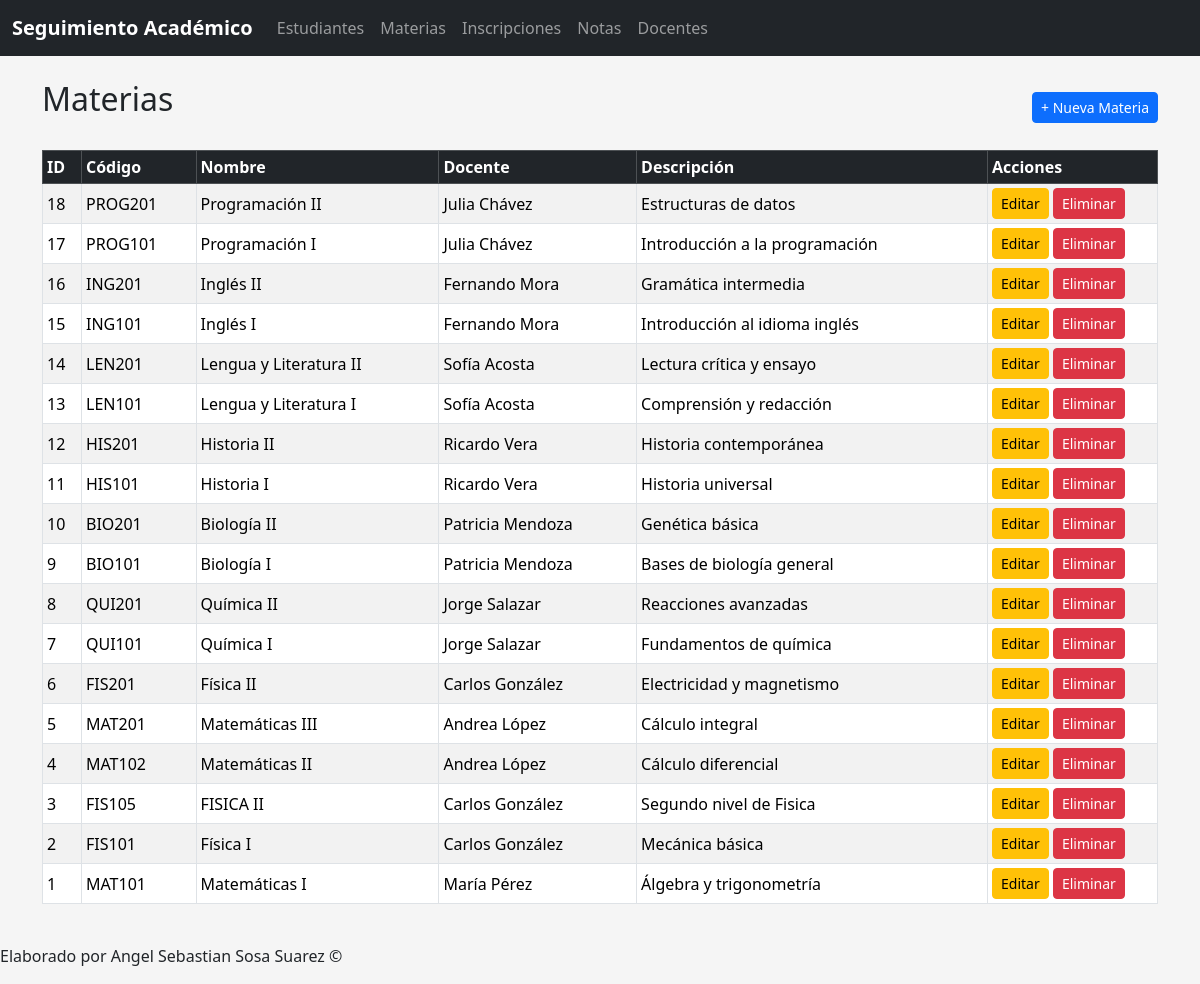
Page /Aplicacion/public/index.php?url=materias on the committed database.
### tables this page shows
CREATE TABLE `materias` (
  `id` int(11) NOT NULL,
  `codigo` varchar(20) NOT NULL,
  `nombre` varchar(150) NOT NULL,
  `descripcion` text DEFAULT NULL,
  `docente_id` int(11) DEFAULT NULL,
  `created_at` timestamp NOT NULL DEFAULT current_timestamp(),
  `updated_at` timestamp NOT NULL DEFAULT current_timestamp() ON UPDATE current_timestamp()
);

CREATE TABLE `docentes` (
  `id` int(11) NOT NULL,
  `nombre` varchar(100) NOT NULL,
  `apellido` varchar(100) NOT NULL,
  `email` varchar(100) DEFAULT NULL,
  `telefono` varchar(20) DEFAULT NULL,
  `created_at` timestamp NOT NULL DEFAULT current_timestamp(),
  `updated_at` timestamp NOT NULL DEFAULT current_timestamp() ON UPDATE current_timestamp()
);

### Aplicacion/controllers/MateriaController.php (called while the page is built, shortened)
<?php
require_once __DIR__ . "/../models/MateriaModel.php";
class MateriaController {
    public function index($params = []) {
        $modelo = new MateriaModel();
        $materias = $modelo->getAll();
        require __DIR__ . "/../views/materias/index.php";
    }
}

### Aplicacion/public/index.php (called while the page is built, shortened)
<?php
require_once "../config/conexion.php";
require_once "../controllers/MateriaController.php";
$url = isset($_GET['url']) ? $_GET['url'] : "";
$partes = explode("/", $url);
$metodo         = isset($partes[1]) ? $partes[1] : "index";
$params = array_merge($_GET, $_POST);
$controladorObj = new $nombreControlador();
$controladorObj->$metodo($params);

### Aplicacion/config/conexion.php (called while the page is built)
<?php
class Conexion {
    public static function conectar() {
        $host = "localhost";
        $db   = "seguimiento_academico";
        $user = "root";
        $pass = "";
        $charset = "utf8mb4";
        $dsn = "mysql:host=$host;dbname=$db;charset=$charset";
        try {
            $pdo = new PDO($dsn, $user, $pass);
            $pdo->setAttribute(PDO::ATTR_ERRMODE, PDO::ERRMODE_EXCEPTION);
            return $pdo;
        } catch (PDOException $e) {
            die("Error de conexión: " . $e->getMessage());
        }
    }
}

### Aplicacion/models/MateriaModel.php (called while the page is built, shortened)
<?php
require_once dirname(__DIR__) . "/config/conexion.php";
class MateriaModel {
    private $db;
    public function __construct() {
        $this->db = Conexion::conectar();
    }
    public function getAll() {
        $sql = "SELECT m.*, d.nombre AS docente_nombre, d.apellido AS docente_apellido
                FROM materias m
                LEFT JOIN docentes d ON m.docente_id = d.id
                ORDER BY m.id DESC";
        return $this->db->query($sql)->fetchAll(PDO::FETCH_ASSOC);
    }
}

### Aplicacion/views/materias/index.php (the view)
<?php include_once __DIR__ . "/../layouts/header.php"; ?>
<div class="d-flex justify-content-between align-items-center mb-3">
    <h2>Materias</h2>
    <a href="<?= $baseUrl ?>?url=materias/crear" class="btn btn-primary btn-sm">
        + Nueva Materia
    </a>
</div>
<table class="table table-striped table-bordered table-sm align-middle">
    <thead class="table-dark">
        <tr>
            <th>ID</th>
            <th>Código</th>
            <th>Nombre</th>
            <th>Docente</th>
            <th>Descripción</th>
            <th style="width: 170px;">Acciones</th>
        </tr>
    </thead>
    <tbody>
        <?php if (!empty($materias)): ?>
            <?php foreach ($materias as $m): ?>
                <tr>
                    <td><?= htmlspecialchars($m['id']) ?></td>
                    <td><?= htmlspecialchars($m['codigo']) ?></td>
                    <td><?= htmlspecialchars($m['nombre']) ?></td>
                    <td>
                        <?= htmlspecialchars(($m['docente_nombre'] ?? '') . ' ' . ($m['docente_apellido'] ?? '')) ?>
                    </td>
                    <td><?= htmlspecialchars($m['descripcion'] ?? '') ?></td>
                    <td>
                        <a href="<?= $baseUrl ?>?url=materias/editar/<?= $m['id'] ?>"
                           class="btn btn-warning btn-sm">
                            Editar
                        </a>
                        <a href="<?= $baseUrl ?>?url=materias/eliminar/<?= $m['id'] ?>"
                           class="btn btn-danger btn-sm"
                           onclick="return confirm('¿Seguro que deseas eliminar esta materia?');">
                            Eliminar
                        </a>
                    </td>
                </tr>
            <?php endforeach; ?>
        <?php else: ?>
            <tr>
                <td colspan="6" class="text-center">No hay materias registradas</td>
            </tr>
        <?php endif; ?>
    </tbody>
</table>
<?php include_once __DIR__ . "/../layouts/footer.php"; ?>

### Aplicacion/views/layouts/header.php (style rules this page uses)
body { background-color: #f5f5f5; }
h2 { margin-bottom: 1rem; }

### rows in the picture
materias: id "18", codigo "PROG201", nombre "Programación II", docente.apellido "Julia Chávez", descripcion "Estructuras de datos"
materias: id "17", codigo "PROG101", nombre "Programación I", docente.apellido "Julia Chávez", descripcion "Introducción a la programación"
materias: id "16", codigo "ING201", nombre "Inglés II", docente.apellido "Fernando Mora", descripcion "Gramática intermedia"
materias: id "15", codigo "ING101", nombre "Inglés I", docente.apellido "Fernando Mora", descripcion "Introducción al idioma inglés"
materias: id "14", codigo "LEN201", nombre "Lengua y Literatura II", docente.apellido "Sofía Acosta", descripcion "Lectura crítica y ensayo"
materias: id "13", codigo "LEN101", nombre "Lengua y Literatura I", docente.apellido "Sofía Acosta", descripcion "Comprensión y redacción"
materias: id "12", codigo "HIS201", nombre "Historia II", docente.apellido "Ricardo Vera", descripcion "Historia contemporánea"
materias: id "11", codigo "HIS101", nombre "Historia I", docente.apellido "Ricardo Vera", descripcion "Historia universal"
materias: id "10", codigo "BIO201", nombre "Biología II", docente.apellido "Patricia Mendoza", descripcion "Genética básica"
materias: id "9", codigo "BIO101", nombre "Biología I", docente.apellido "Patricia Mendoza", descripcion "Bases de biología general"
materias: id "8", codigo "QUI201", nombre "Química II", docente.apellido "Jorge Salazar", descripcion "Reacciones avanzadas"
materias: id "7", codigo "QUI101", nombre "Química I", docente.apellido "Jorge Salazar", descripcion "Fundamentos de química"
materias: id "6", codigo "FIS201", nombre "Física II", docente.apellido "Carlos González", descripcion "Electricidad y magnetismo"
materias: id "5", codigo "MAT201", nombre "Matemáticas III", docente.apellido "Andrea López", descripcion "Cálculo integral"
materias: id "4", codigo "MAT102", nombre "Matemáticas II", docente.apellido "Andrea López", descripcion "Cálculo diferencial"
materias: id "3", codigo "FIS105", nombre "FISICA II", docente.apellido "Carlos González", descripcion "Segundo nivel de Fisica"
materias: id "2", codigo "FIS101", nombre "Física I", docente.apellido "Carlos González", descripcion "Mecánica básica"
materias: id "1", codigo "MAT101", nombre "Matemáticas I", docente.apellido "María Pérez", descripcion "Álgebra y trigonometría"
